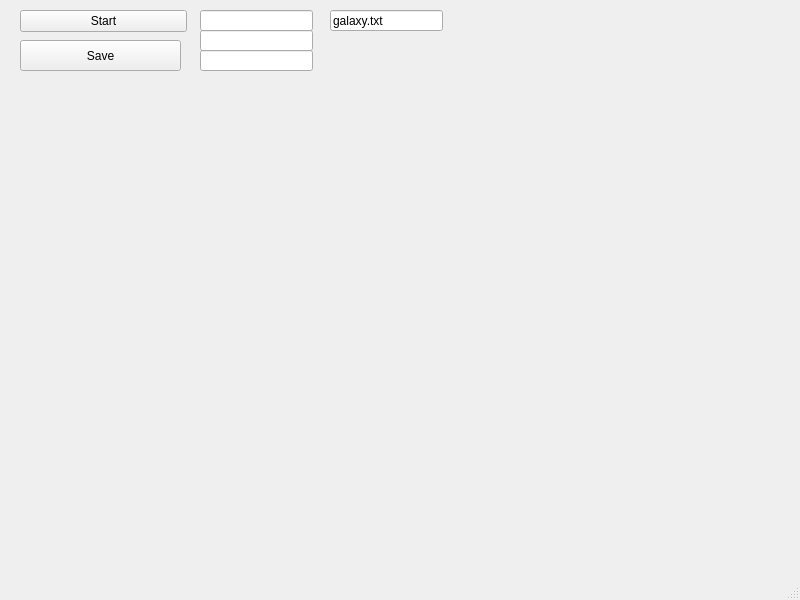
<?xml version="1.0" encoding="UTF-8"?>
<ui version="4.0">
 <class>MainWindow</class>
 <widget class="QMainWindow" name="MainWindow">
  <property name="windowModality">
   <enum>Qt::NonModal</enum>
  </property>
  <property name="geometry">
   <rect>
    <x>0</x>
    <y>0</y>
    <width>800</width>
    <height>600</height>
   </rect>
  </property>
  <property name="windowTitle">
   <string>MainWindow</string>
  </property>
  <widget class="QWidget" name="centralwidget">
   <widget class="QPushButton" name="pushButtonStart">
    <property name="geometry">
     <rect>
      <x>20</x>
      <y>10</y>
      <width>167</width>
      <height>22</height>
     </rect>
    </property>
    <property name="text">
     <string>Start</string>
    </property>
   </widget>
   <widget class="QLineEdit" name="lineEdit">
    <property name="geometry">
     <rect>
      <x>200</x>
      <y>10</y>
      <width>113</width>
      <height>21</height>
     </rect>
    </property>
   </widget>
   <widget class="QLineEdit" name="lineEdit_2">
    <property name="geometry">
     <rect>
      <x>200</x>
      <y>30</y>
      <width>113</width>
      <height>21</height>
     </rect>
    </property>
   </widget>
   <widget class="QLineEdit" name="lineEdit_3">
    <property name="geometry">
     <rect>
      <x>200</x>
      <y>50</y>
      <width>113</width>
      <height>21</height>
     </rect>
    </property>
   </widget>
   <widget class="QLineEdit" name="fileaNameEdit">
    <property name="geometry">
     <rect>
      <x>330</x>
      <y>10</y>
      <width>113</width>
      <height>21</height>
     </rect>
    </property>
    <property name="text">
     <string>galaxy.txt</string>
    </property>
   </widget>
   <widget class="QPushButton" name="saveGalaxy">
    <property name="geometry">
     <rect>
      <x>20</x>
      <y>40</y>
      <width>161</width>
      <height>31</height>
     </rect>
    </property>
    <property name="text">
     <string>Save</string>
    </property>
   </widget>
  </widget>
  <widget class="QMenuBar" name="menubar">
   <property name="geometry">
    <rect>
     <x>0</x>
     <y>0</y>
     <width>800</width>
     <height>21</height>
    </rect>
   </property>
  </widget>
  <widget class="QStatusBar" name="statusbar"/>
  <action name="actionNEW">
   <property name="text">
    <string>NEW</string>
   </property>
   <property name="toolTip">
    <string>&lt;html&gt;&lt;head/&gt;&lt;body&gt;&lt;p&gt;new text&lt;/p&gt;&lt;/body&gt;&lt;/html&gt;</string>
   </property>
  </action>
 </widget>
 <resources/>
 <connections/>
</ui>
